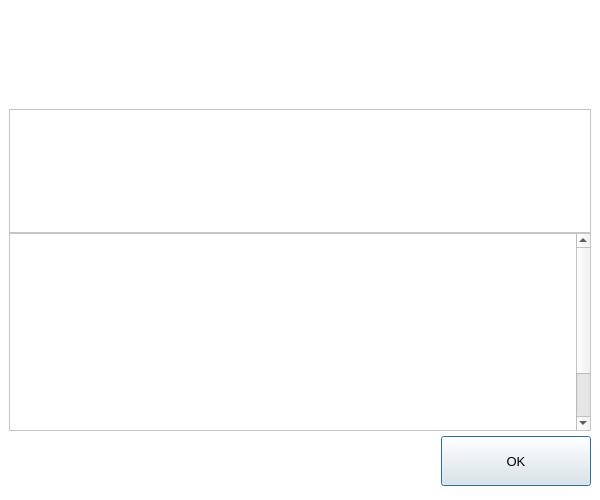
<?xml version="1.0" encoding="UTF-8"?>
<ui version="4.0">
 <class>HelpMessageDialog</class>
 <widget class="QDialog" name="HelpMessageDialog">
  <property name="geometry">
   <rect>
    <x>0</x>
    <y>0</y>
    <width>600</width>
    <height>500</height>
   </rect>
  </property>
  <property name="minimumSize">
   <size>
    <width>600</width>
    <height>500</height>
   </size>
  </property>
  <property name="font">
   <font>
    <pointsize>10</pointsize>
   </font>
  </property>
  <property name="windowTitle">
   <string notr="true">Altecoin Core - Command-line options</string>
  </property>
  <property name="styleSheet">
   <string notr="true">#HelpMessageDialog {
	background-color:#FFFFFF;
}</string>
  </property>
  <layout class="QVBoxLayout" name="verticalLayout_3">
   <property name="spacing">
    <number>0</number>
   </property>
   <property name="leftMargin">
    <number>0</number>
   </property>
   <property name="topMargin">
    <number>0</number>
   </property>
   <property name="rightMargin">
    <number>0</number>
   </property>
   <property name="bottomMargin">
    <number>0</number>
   </property>
   <item>
    <widget class="QWidget" name="helpContainer" native="true">
     <property name="sizePolicy">
      <sizepolicy hsizetype="Preferred" vsizetype="Preferred">
       <horstretch>0</horstretch>
       <verstretch>100</verstretch>
      </sizepolicy>
     </property>
     <property name="minimumSize">
      <size>
       <width>0</width>
       <height>200</height>
      </size>
     </property>
     <property name="styleSheet">
      <string notr="true">#helpContainer{
	background-color:white;
	padding:9px;
}</string>
     </property>
     <layout class="QVBoxLayout" name="verticalLayout_4">
      <property name="spacing">
       <number>0</number>
      </property>
      <property name="leftMargin">
       <number>9</number>
      </property>
      <property name="topMargin">
       <number>9</number>
      </property>
      <property name="rightMargin">
       <number>9</number>
      </property>
      <property name="bottomMargin">
       <number>9</number>
      </property>
      <item>
       <widget class="QLabel" name="graphic">
        <property name="sizePolicy">
         <sizepolicy hsizetype="Preferred" vsizetype="Ignored">
          <horstretch>0</horstretch>
          <verstretch>0</verstretch>
         </sizepolicy>
        </property>
        <property name="minimumSize">
         <size>
          <width>0</width>
          <height>100</height>
         </size>
        </property>
        <property name="pixmap">
         <pixmap>:/images/about</pixmap>
        </property>
       </widget>
      </item>
      <item>
       <layout class="QVBoxLayout" name="verticalLayout">
        <property name="topMargin">
         <number>100</number>
        </property>
        <item>
         <widget class="QTextEdit" name="helpMessage">
          <property name="minimumSize">
           <size>
            <width>0</width>
            <height>0</height>
           </size>
          </property>
          <property name="styleSheet">
           <string notr="true">#helpMessage {
background-color:#FFFFFF;
	color:#707070;
}</string>
          </property>
          <property name="readOnly">
           <bool>true</bool>
          </property>
         </widget>
        </item>
        <item>
         <widget class="QScrollArea" name="scrollArea">
          <property name="styleSheet">
           <string notr="true">#scrollArea {
background-color:#FFFFFF;
}</string>
          </property>
          <property name="verticalScrollBarPolicy">
           <enum>Qt::ScrollBarAlwaysOn</enum>
          </property>
          <property name="widgetResizable">
           <bool>true</bool>
          </property>
          <widget class="QWidget" name="scrollAreaWidgetContents">
           <property name="geometry">
            <rect>
             <x>0</x>
             <y>0</y>
             <width>564</width>
             <height>263</height>
            </rect>
           </property>
           <property name="styleSheet">
            <string notr="true">#scrollAreaWidgetContents {
background-color:#FFFFFF;
}</string>
           </property>
           <layout class="QVBoxLayout" name="verticalLayout_2">
            <item>
             <widget class="QLabel" name="aboutMessage">
              <property name="minimumSize">
               <size>
                <width>0</width>
                <height>245</height>
               </size>
              </property>
              <property name="cursor">
               <cursorShape>IBeamCursor</cursorShape>
              </property>
              <property name="styleSheet">
               <string notr="true">#aboutMessage {
background-color:#FFFFFF;
	color:#707070;
}</string>
              </property>
              <property name="textFormat">
               <enum>Qt::PlainText</enum>
              </property>
              <property name="alignment">
               <set>Qt::AlignLeading|Qt::AlignLeft|Qt::AlignTop</set>
              </property>
              <property name="openExternalLinks">
               <bool>true</bool>
              </property>
              <property name="textInteractionFlags">
               <set>Qt::LinksAccessibleByMouse|Qt::TextSelectableByKeyboard|Qt::TextSelectableByMouse</set>
              </property>
             </widget>
            </item>
           </layout>
          </widget>
         </widget>
        </item>
        <item alignment="Qt::AlignVCenter">
         <widget class="QWidget" name="widget" native="true">
          <property name="sizePolicy">
           <sizepolicy hsizetype="Preferred" vsizetype="Preferred">
            <horstretch>0</horstretch>
            <verstretch>50</verstretch>
           </sizepolicy>
          </property>
          <property name="minimumSize">
           <size>
            <width>0</width>
            <height>60</height>
           </size>
          </property>
          <layout class="QHBoxLayout" name="horizontalLayout_2">
           <property name="leftMargin">
            <number>0</number>
           </property>
           <property name="topMargin">
            <number>0</number>
           </property>
           <property name="rightMargin">
            <number>0</number>
           </property>
           <property name="bottomMargin">
            <number>0</number>
           </property>
           <item>
            <spacer name="horizontalSpacer">
             <property name="orientation">
              <enum>Qt::Horizontal</enum>
             </property>
             <property name="sizeHint" stdset="0">
              <size>
               <width>421</width>
               <height>20</height>
              </size>
             </property>
            </spacer>
           </item>
           <item alignment="Qt::AlignVCenter">
            <widget class="QPushButton" name="pushButtonOk">
             <property name="minimumSize">
              <size>
               <width>150</width>
               <height>50</height>
              </size>
             </property>
             <property name="text">
              <string>OK</string>
             </property>
            </widget>
           </item>
          </layout>
         </widget>
        </item>
       </layout>
      </item>
     </layout>
    </widget>
   </item>
  </layout>
 </widget>
 <resources/>
 <connections/>
</ui>
